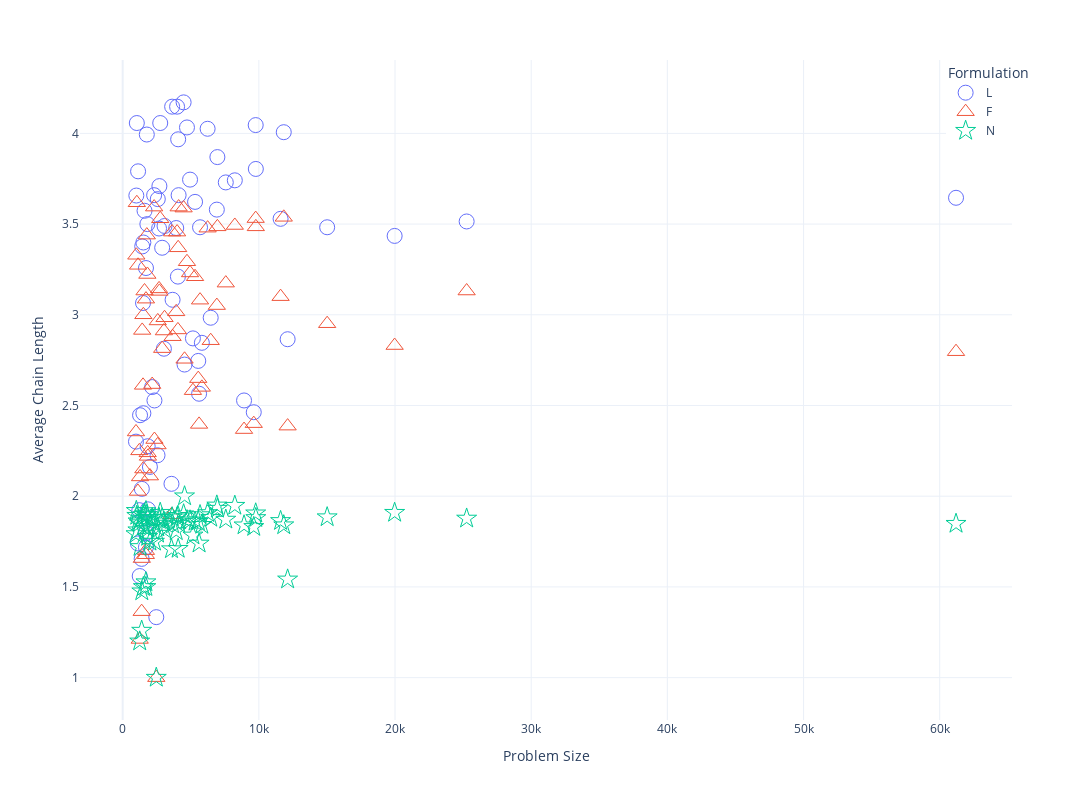

The code cell stored with this chart in its notebook:
### Code cell
df = pd.read_csv('avg_chain_length.csv')

# Sort the DataFrame by 'Problem Size'
df = df.sort_values(by='Problem Size')

# Create a plot using plotly express
fig = px.scatter(df, x='Problem Size', y='ECLen', color='Formulation', symbol='Formulation',
                 symbol_map={'L': 'circle-open', 'F': 'triangle-up-open', 'N': 'star-open'},
                 labels={'ECLen': 'Average Chain Length', 'Problem Size': 'Problem Size'},
                 template='plotly_white')

# Update layout
fig.update_layout(
    # title='Average Chain Length vs Problem Size for Different Formulations',
    xaxis_title='Problem Size',
    yaxis_title='Average Chain Length',
    width=1300,
    height=800,
)

fig.update_layout(legend=dict(
    yanchor="top",
    xanchor="right",
))

fig.update_traces(marker=dict(size=15))

# Show the plot
fig.show()
fig.write_html('eclen_on_probsize.html')

### Figure 1 — Plotly figure (JSON) as saved in the notebook; plotly's stock layout.template omitted (floating-point values rounded to 4 significant figures)
{"data": [{"hovertemplate": "Formulation=L<br>Problem Size=%{x}<br>Average Chain Length=%{y}<extra></extra>", "legendgroup": "L", "marker": {"color": "#636efa", "symbol": "circle-open", "size": 15}, "mode": "markers", "name": "L", "orientation": "v", "showlegend": true, "x": [976, 1002, 1038, 1117, 1131, 1223, 1250, 1275, 1394, 1405, 1434, 1494, 1518, 1519, 1604, 1701, 1707, 1711, 1771, 1812, 1836, 1854, 2000, 2166, 2309, 2333, 2468, 2559, 2578, 2673, 2696, 2757, 2899, 3027, 3074, 3583, 3632, 3665, 3931, 3995, 4055, 4074, 4108, 4475, 4543, 4722, 4948, 5158, 5315, 5549, 5611, 5681, 5814, 6237, 6464, 6914, 6954, 7572, 8235, 8913, 9626, 9768, 9778, 11596, 11829, 12113, 15016, 19972, 25260, 61199], "xaxis": "x", "y": [2.301, 3.657, 4.057, 1.74, 3.791, 1.923, 1.56, 2.447, 1.655, 2.041, 3.377, 3.065, 3.399, 2.457, 3.573, 1.797, 1.719, 3.258, 3.994, 3.5, 2.276, 1.928, 2.161, 2.602, 3.659, 2.528, 1.333, 2.226, 3.638, 3.476, 3.709, 4.057, 3.37, 2.813, 3.49, 2.068, 4.147, 3.083, 3.478, 4.147, 3.211, 3.967, 3.659, 4.171, 2.726, 4.033, 3.745, 2.87, 3.622, 2.746, 2.565, 3.483, 2.846, 4.025, 2.984, 3.58, 3.869, 3.73, 3.741, 2.528, 2.463, 4.046, 3.804, 3.529, 4.007, 2.865, 3.483, 3.435, 3.514, 3.645], "yaxis": "y", "type": "scatter"}, {"hovertemplate": "Formulation=F<br>Problem Size=%{x}<br>Average Chain Length=%{y}<extra></extra>", "legendgroup": "F", "marker": {"color": "#EF553B", "symbol": "triangle-up-open", "size": 15}, "mode": "markers", "name": "F", "orientation": "v", "showlegend": true, "x": [976, 1002, 1038, 1117, 1131, 1223, 1250, 1275, 1394, 1405, 1434, 1494, 1518, 1519, 1604, 1701, 1707, 1711, 1771, 1812, 1836, 1854, 2000, 2166, 2309, 2333, 2468, 2559, 2578, 2673, 2696, 2757, 2899, 3027, 3074, 3583, 3632, 3665, 3931, 3995, 4055, 4074, 4108, 4475, 4543, 4722, 4948, 5158, 5315, 5549, 5611, 5681, 5814, 6237, 6464, 6914, 6954, 7572, 8235, 8913, 9626, 9768, 9778, 11596, 11829, 12113, 15016, 19972, 25260, 61199], "xaxis": "x", "y": [2.354, 3.328, 3.618, 2.026, 3.273, 2.25, 1.211, 2.106, 1.364, 1.656, 2.914, 2.611, 3.0, 2.15, 3.131, 1.677, 1.7, 3.086, 3.439, 3.222, 2.239, 2.22, 2.111, 2.615, 3.594, 2.312, 1.0, 2.283, 2.966, 3.143, 3.129, 3.529, 2.814, 2.911, 2.984, 1.897, 3.456, 2.879, 3.016, 3.456, 2.917, 3.369, 3.594, 3.588, 2.755, 3.292, 3.231, 2.582, 3.21, 2.648, 2.396, 3.081, 2.6, 3.478, 2.857, 3.051, 3.485, 3.175, 3.492, 2.367, 2.4, 3.53, 3.485, 3.1, 3.537, 2.386, 2.951, 2.831, 3.131, 2.797], "yaxis": "y", "type": "scatter"}, {"hovertemplate": "Formulation=N<br>Problem Size=%{x}<br>Average Chain Length=%{y}<extra></extra>", "legendgroup": "N", "marker": {"color": "#00cc96", "symbol": "star-open", "size": 15}, "mode": "markers", "name": "N", "orientation": "v", "showlegend": true, "x": [976, 1002, 1038, 1117, 1131, 1223, 1250, 1275, 1394, 1405, 1434, 1494, 1518, 1519, 1604, 1701, 1707, 1711, 1771, 1812, 1836, 1854, 2000, 2166, 2309, 2333, 2468, 2559, 2578, 2673, 2696, 2757, 2899, 3027, 3074, 3583, 3632, 3665, 3931, 3995, 4055, 4074, 4108, 4475, 4543, 4722, 4948, 5158, 5315, 5549, 5611, 5681, 5814, 6237, 6464, 6914, 6954, 7572, 8235, 8913, 9626, 9768, 9778, 11596, 11829, 12113, 15016, 19972, 25260, 61199], "xaxis": "x", "y": [1.792, 1.92, 1.893, 1.812, 1.862, 1.852, 1.2, 1.721, 1.259, 1.476, 1.878, 1.897, 1.833, 1.5, 1.905, 1.5, 1.526, 1.918, 1.897, 1.882, 1.776, 1.821, 1.75, 1.881, 1.85, 1.75, 1.0, 1.794, 1.828, 1.881, 1.869, 1.909, 1.879, 1.862, 1.817, 1.708, 1.884, 1.845, 1.808, 1.884, 1.892, 1.711, 1.85, 1.901, 2.0, 1.868, 1.867, 1.784, 1.86, 1.862, 1.74, 1.896, 1.843, 1.908, 1.882, 1.949, 1.932, 1.872, 1.948, 1.84, 1.831, 1.906, 1.88, 1.864, 1.84, 1.542, 1.885, 1.909, 1.877, 1.848], "yaxis": "y", "type": "scatter"}], "layout": {"xaxis": {"anchor": "y", "domain": [0.0, 1.0], "title": {"text": "Problem Size"}}, "yaxis": {"anchor": "x", "domain": [0.0, 1.0], "title": {"text": "Average Chain Length"}}, "legend": {"title": {"text": "Formulation"}, "tracegroupgap": 0, "yanchor": "top", "xanchor": "right"}, "margin": {"t": 60}, "width": 1300, "height": 800}}
